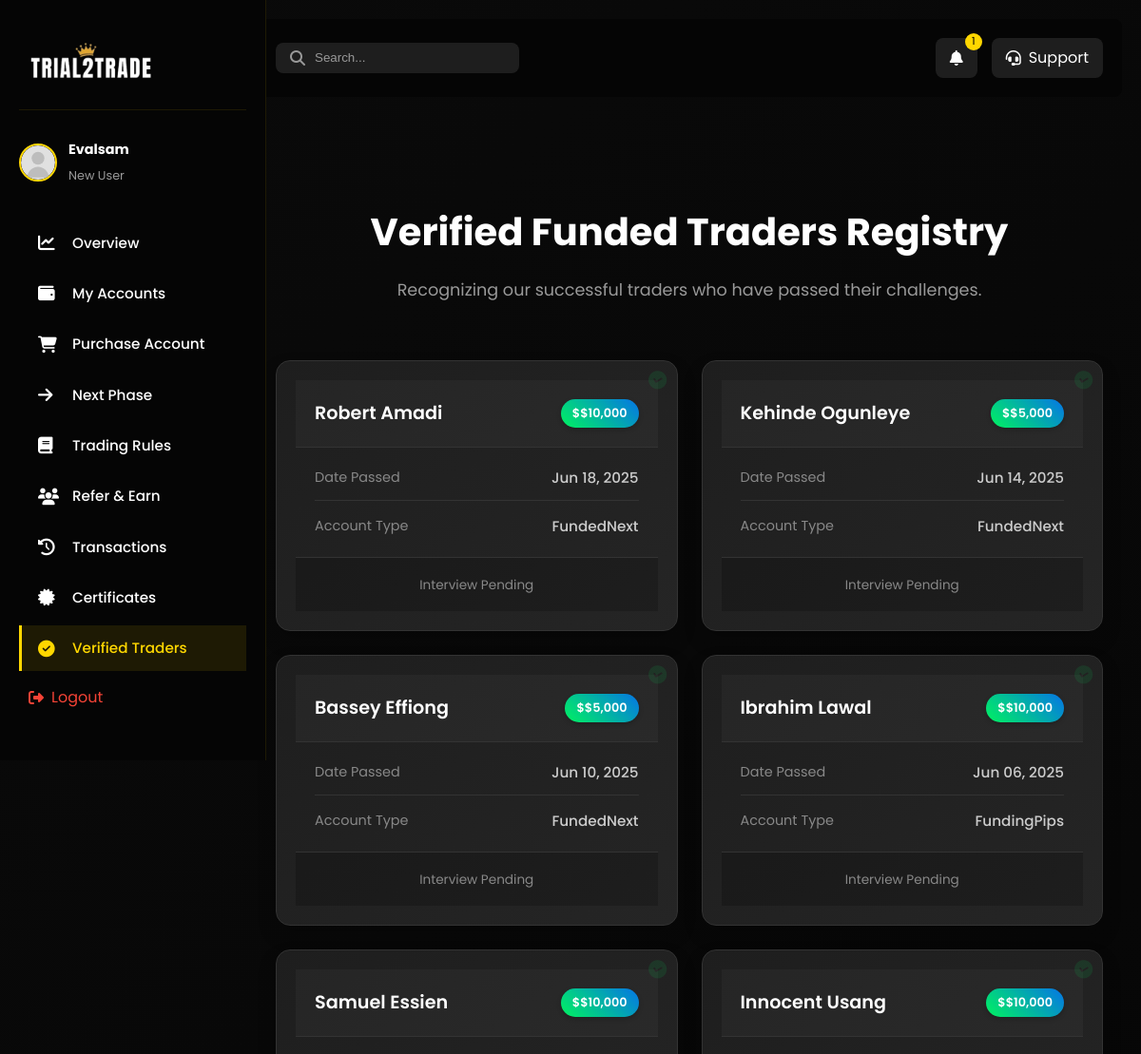
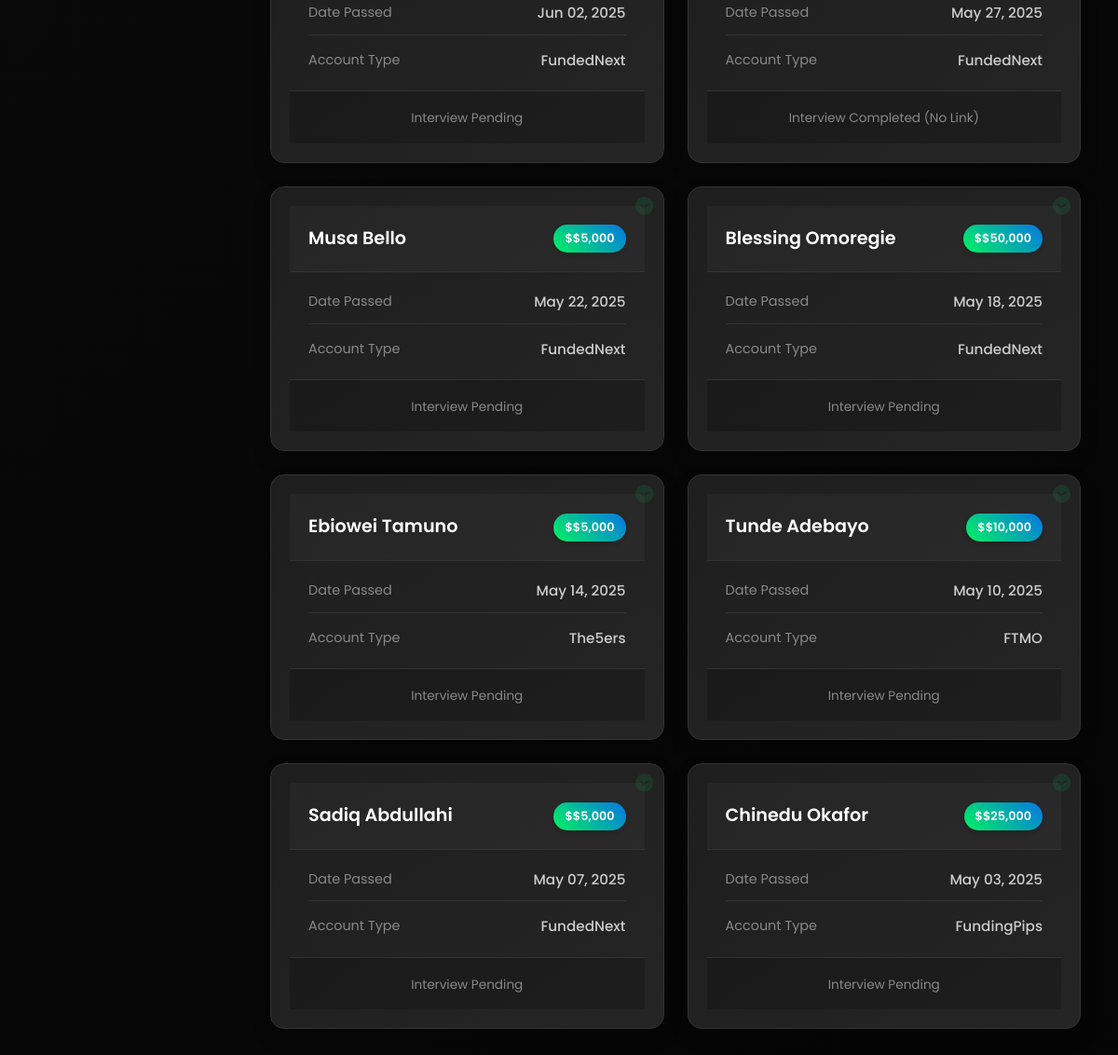
Page /dashboard-verified-traders/ (signed in) on the committed database (2 pictures, top to bottom).
### main/models.py (models this page shows, shortened)
class CustomUser(AbstractUser):
    first_name = models.CharField(max_length=20)
    last_name = models.CharField(max_length=20)
    username = models.CharField(max_length=20, unique=True)
    email = models.EmailField(unique=True)
    phone_number = models.CharField(max_length=15, null=True, unique=True)
    email_verification_code = models.CharField(max_length=6, blank=True, null=True)
    email_verification_expires = models.DateTimeField(blank=True, null=True)
    verification_code = models.CharField(max_length=6, null=True, blank=True)
    verification_code_expires = models.DateTimeField(null=True, blank=True)
    password_reset_code = models.CharField(max_length=6, blank=True, null=True)
    password_reset_expires = models.DateTimeField(blank=True, null=True)
    referral_code = models.CharField(max_length=20, unique=True, blank=True, null=True)
    referred_by = models.ForeignKey('self', on_delete=models.SET_NULL, null=True, blank=True, related_name='referrals')
    USERNAME_FIELD = 'email'
    REQUIRED_FIELDS = ['username']
    class Meta:
        verbose_name = 'User'
        verbose_name_plural = 'Users'

class VerifiedTrader(models.Model):
    full_name = models.CharField(max_length=200)
    date_passed = models.DateField()
    account_size = models.CharField(max_length=20)
    prop_account_purchased = models.CharField(max_length=100)
    interviewed = models.BooleanField(default=False)
    interview_link = models.URLField(blank=True, null=True)
    created_at = models.DateTimeField(auto_now_add=True)

### main/views.py (the view)
# urls.py: path('dashboard-verified-traders/', views.dashboard_verified_traders, name='dashboard_verified_traders'),
@login_required(login_url='/login_user')
def dashboard_verified_traders(request):
    verified_traders = VerifiedTrader.objects.all().order_by('-date_passed')
    context = {
        'verified_traders': verified_traders,
        'global_alert': get_active_global_alert(),
    }
    return render(request, 'main/dashboard-verified-traders.html', context)

### main/context_processors.py (called while the page is built)
def active_discount_code(request):
    active_code = DiscountCode.objects.filter(is_active=True).order_by('-created_at').first()
    return {'active_discount_code': active_code}

def announcement_count(request):
    count = Announcement.objects.filter(is_published=True).count()
    return {'announcement_count': count}

### main/views.py (called while the page is built)
def get_active_global_alert():
    try:
        from .models import GlobalAlert
        return GlobalAlert.objects.filter(is_active=True).order_by('-created_at').first()
    except Exception:
        return None

### main/templates/main/dashboard-verified-traders.html (shortened to what this page needs)
{% load static %}
<!DOCTYPE html>
<html lang="en">
<head>
    <link rel="stylesheet" href="{% static 'css/style.css' %}">
    <link rel="stylesheet" href="{% static 'css/dashboard.css' %}">
    <link rel="stylesheet" href="{% static 'css/dashboard-nav.css' %}">
    <link rel="stylesheet" href="https://cdnjs.cloudflare.com/ajax/libs/font-awesome/6.4.0/css/all.min.css">
    <link rel="stylesheet" href="{% static 'css/mobile-nav.css' %}">
</head>
<body>
    <nav class="dashboard-nav">
        <div class="nav-logo">
            <img src="{% static 'images/logob.png' %}" alt="Trial2Trade Logo" style="width: 130px; height: 75px;">
        </div>
        <div class="user-info">
            <img src="{% static 'images/avatar-placeholder.svg' %}" alt="User Avatar" class="avatar">
            <div class="user-details">
                <h4 class="user-name">{{ request.user.first_name|default:request.user.username }}</h4>
                <span class="user-status">{% if user_accounts %}Active Trader{% else %}New User{% endif %}</span>
            </div>
        </div>
        <div class="nav-menu">
            <a href="{% url 'index' %}" class="nav-item">
                <i class="fas fa-chart-line"></i>
                <span>Overview</span>
            </a>
            <a href="{% url 'dashboard_accounts' %}" class="nav-item">
                <i class="fas fa-wallet"></i>
                <span>My Accounts</span>
            </a>
            <a href="{% url 'dashboard_purchase' %}" class="nav-item">
                <i class="fas fa-shopping-cart"></i>
                <span>Purchase Account</span>
            </a>
            <a href="{% url 'dashboard_next_phase' %}" class="nav-item">
                <i class="fas fa-arrow-right"></i>
                <span>Next Phase</span>
            </a>
            <a href="{% url 'dashboard_rules' %}" class="nav-item">
                <i class="fas fa-book"></i>
                <span>Trading Rules</span>
            </a>
            <a href="{% url 'dashboard_referral' %}" class="nav-item">
                <i class="fas fa-users"></i>
                <span>Refer & Earn</span>
            </a>
            <a href="{% url 'dashboard_transactions' %}" class="nav-item">
                <i class="fas fa-history"></i>
                <span>Transactions</span>
            </a>
            <a href="{% url 'dashboard_certificates' %}" class="nav-item">
                <i class="fas fa-certificate"></i>
                <span>Certificates</span>
            </a>
            <a href="{% url 'dashboard_verified_traders' %}" class="nav-item active">
                <i class="fas fa-check-circle"></i>
                <span>Verified Traders</span>
            </a>
            <a href="{% url 'logout_user' %}" class="logout-btn">
                <i class="fas fa-sign-out-alt"></i>
                <span>Logout</span>
            </a>
        </div>
    </nav>
    <main class="dashboard-content">
        <header class="dashboard-header">
            <div class="header-search">
                <i class="fas fa-search"></i>
                <input type="text" placeholder="Search...">
            </div>
            <div class="header-actions">
                <a href="{% url 'dashboard_announcements' %}" class="notification-btn" style="text-decoration: none;">
                    <i class="fas fa-bell"></i>
                    {% if announcement_count > 0 %}
                    <span class="notification-badge">{{ announcement_count }}</span>
                    {% endif %}
                </a>
                <a href="mailto:info@trial2trade.com" class="support-btn">
                    <i class="fas fa-headset"></i>
                    <span>Support</span>
                </a>
            </div>
        </header>
        <section class="dashboard-section active">
            <div class="section-header">
                <h2>Verified Funded Traders Registry</h2>
                <p>Recognizing our successful traders who have passed their challenges.</p>
            </div>
            <div class="traders-grid">
                {% for trader in verified_traders %}
                <div class="trader-card">
                    <i class="fas fa-check-circle verified-badge"></i>
                    <div class="trader-card-header">
                        <h3 class="trader-name">{{ trader.full_name }}</h3>
                        <span class="account-badge">${{ trader.account_size }}</span>
                    </div>
                    <div class="trader-card-body">
                        <div class="info-row">
                            <span class="info-label">Date Passed</span>
                            <span class="info-value">{{ trader.date_passed|date:"M d, Y" }}</span>
                        </div>
                        <div class="info-row">
                            <span class="info-label">Account Type</span>
                            <span class="info-value">{{ trader.prop_account_purchased }}</span>
                        </div>
                    </div>
                    <div class="interview-section">
                        {% if trader.interview_link %}
                            <a href="{{ trader.interview_link }}" target="_blank" class="interview-btn">
                                <i class="fas fa-play-circle"></i> Watch Interview
                            </a>
                        {% else %}
                            <span class="interview-status">
                                {% if trader.interviewed %}
                                    Interview Completed (No Link)
                                {% else %}
                                    Interview Pending
                                {% endif %}
                            </span>
                        {% endif %}
                    </div>
                </div>
                {% empty %}
                <div style="grid-column: 1 / -1; text-align: center; padding: 50px; color: #888;">
                    <i class="fas fa-user-slash" style="font-size: 3rem; margin-bottom: 20px;"></i>
                    <p>No verified traders listed yet.</p>
                </div>
                {% endfor %}
            </div>
        </section>
    </main>
</body>
</html>

### main/static/css/style.css (style rules this page uses)
:root { --primary-color: #FFD700; --primary-light: #FFEB99; --primary-dark: #D4AF37; --secondary-color: #000000; --secondary-light: #333333; --secondary-dark: #000000; --text-light: #FFFFFF; --text-dark: #000000; --text-muted: #999999; --background-dark: #0A0A0A; --background-darker: #050505; --background-light: #1A1A1A; --background-gradient: linear-gradient(135deg, var(--background-dark) 0%, var(--background-darker) 100%); --card-bg: rgba(26, 26, 26, 0.7); --card-border: 1px solid rgba(255, 215, 0, 0.2); --card-shadow: 0 8px 32px rgba(0, 0, 0, 0.5); --success: #4CAF50; --warning: #FFC107; --danger: #F44336; --info: #2196F3; --border-radius-sm: 4px; --border-radius: 8px; --border-radius-lg: 16px; --transition-fast: 0.2s ease; --transition-normal: 0.3s ease; --transition-slow: 0.5s ease; --glow-effect: 0 0 10px rgba(255, 215, 0, 0.5), 0 0 20px rgba(255, 215, 0, 0.3); }
* { margin: 0; padding: 0; box-sizing: border-box; }
html { scroll-behavior: smooth; }
body { font-family: 'Poppins', sans-serif; background: var(--background-gradient); color: var(--text-light); line-height: 1.6; overflow-x: hidden; }
a { text-decoration: none; color: var(--text-light); transition: var(--transition-fast); }
img { max-width: 100%; height: auto; }
section { padding: 80px 20px; position: relative; }
.section-header { text-align: center; margin-bottom: 60px; }
.section-header h2 { font-size: 2.5rem; font-weight: 700; margin-bottom: 15px; position: relative; display: inline-block; }
.section-header p { font-size: 1.1rem; color: var(--text-muted); max-width: 700px; margin: 0 auto; }
.nav-item { font-weight: 500; position: relative; padding: 5px 0; }
.nav-item::after { content: ''; position: absolute; bottom: 0; left: 0; width: 100%; height: 2px; background: var(--primary-color); transform: scaleX(0); transform-origin: right; transition: transform 0.3s ease; }
.trader-card { min-width: 250px; background: var(--card-bg); border-radius: var(--border-radius); padding: 20px; border: var(--card-border); transition: var(--transition-normal); }

### main/static/css/dashboard-nav.css (style rules this page uses)
.dashboard-nav { position: fixed; left: 0; top: 0; height: 100vh; width: 250px; background: #1a1a1a; padding: 20px; transition: all 0.3s ease; z-index: 1000; }
.nav-logo { display: flex; align-items: center; padding: 10px; margin-bottom: 30px; }
.nav-logo img { width: 40px; height: 40px; }
.nav-item { margin-bottom: 5px; }
.dashboard-content { margin-left: 250px; padding: 20px; transition: all 0.3s ease; }

### main/static/css/mobile-nav.css (style rules this page uses)
.dashboard-nav { width: 280px; background: var(--background-darker); border-right: 1px solid rgba(255, 215, 0, 0.1); display: flex; flex-direction: column; height: 100vh; z-index: 1000; }
.nav-menu { padding: 20px 0; flex-grow: 1; overflow-y: auto; }
.nav-item { display: flex; align-items: center; padding: 12px 20px; color: var(--text-light); text-decoration: none; transition: var(--transition-fast); position: relative; }
.nav-item i { width: 24px; margin-right: 12px; font-size: 1.1rem; }
.nav-item span { font-size: 0.95rem; display: block; }

### rows in the picture
CustomUser: user.first_name "Evalsam"
VerifiedTrader: full_name "Robert Amadi", account_size "$10,000", date_passed "Jun 18, 2025", prop_account_purchased "FundedNext", interviewed "Interview Pending"
VerifiedTrader: full_name "Kehinde Ogunleye", account_size "$5,000", date_passed "Jun 14, 2025", prop_account_purchased "FundedNext", interviewed "Interview Pending"
VerifiedTrader: full_name "Bassey Effiong", account_size "$5,000", date_passed "Jun 10, 2025", prop_account_purchased "FundedNext", interviewed "Interview Pending"
VerifiedTrader: full_name "Ibrahim Lawal", account_size "$10,000", date_passed "Jun 06, 2025", prop_account_purchased "FundingPips", interviewed "Interview Pending"
VerifiedTrader: full_name "Samuel Essien", account_size "$10,000", date_passed "Jun 02, 2025", prop_account_purchased "FundedNext", interviewed "Interview Pending"
VerifiedTrader: full_name "Innocent Usang", account_size "$10,000", date_passed "May 27, 2025", prop_account_purchased "FundedNext", interviewed "Interview Completed (No Link)"
VerifiedTrader: full_name "Musa Bello", account_size "$5,000", date_passed "May 22, 2025", prop_account_purchased "FundedNext", interviewed "Interview Pending"
VerifiedTrader: full_name "Blessing Omoregie", account_size "$50,000", date_passed "May 18, 2025", prop_account_purchased "FundedNext", interviewed "Interview Pending"
VerifiedTrader: full_name "Ebiowei Tamuno", account_size "$5,000", date_passed "May 14, 2025", prop_account_purchased "The5ers", interviewed "Interview Pending"
VerifiedTrader: full_name "Tunde Adebayo", account_size "$10,000", date_passed "May 10, 2025", prop_account_purchased "FTMO", interviewed "Interview Pending"
VerifiedTrader: full_name "Sadiq Abdullahi", account_size "$5,000", date_passed "May 07, 2025", prop_account_purchased "FundedNext", interviewed "Interview Pending"
VerifiedTrader: full_name "Chinedu Okafor", account_size "$25,000", date_passed "May 03, 2025", prop_account_purchased "FundingPips", interviewed "Interview Pending"

### other values in the picture
{{ announcement_count }} "1"
